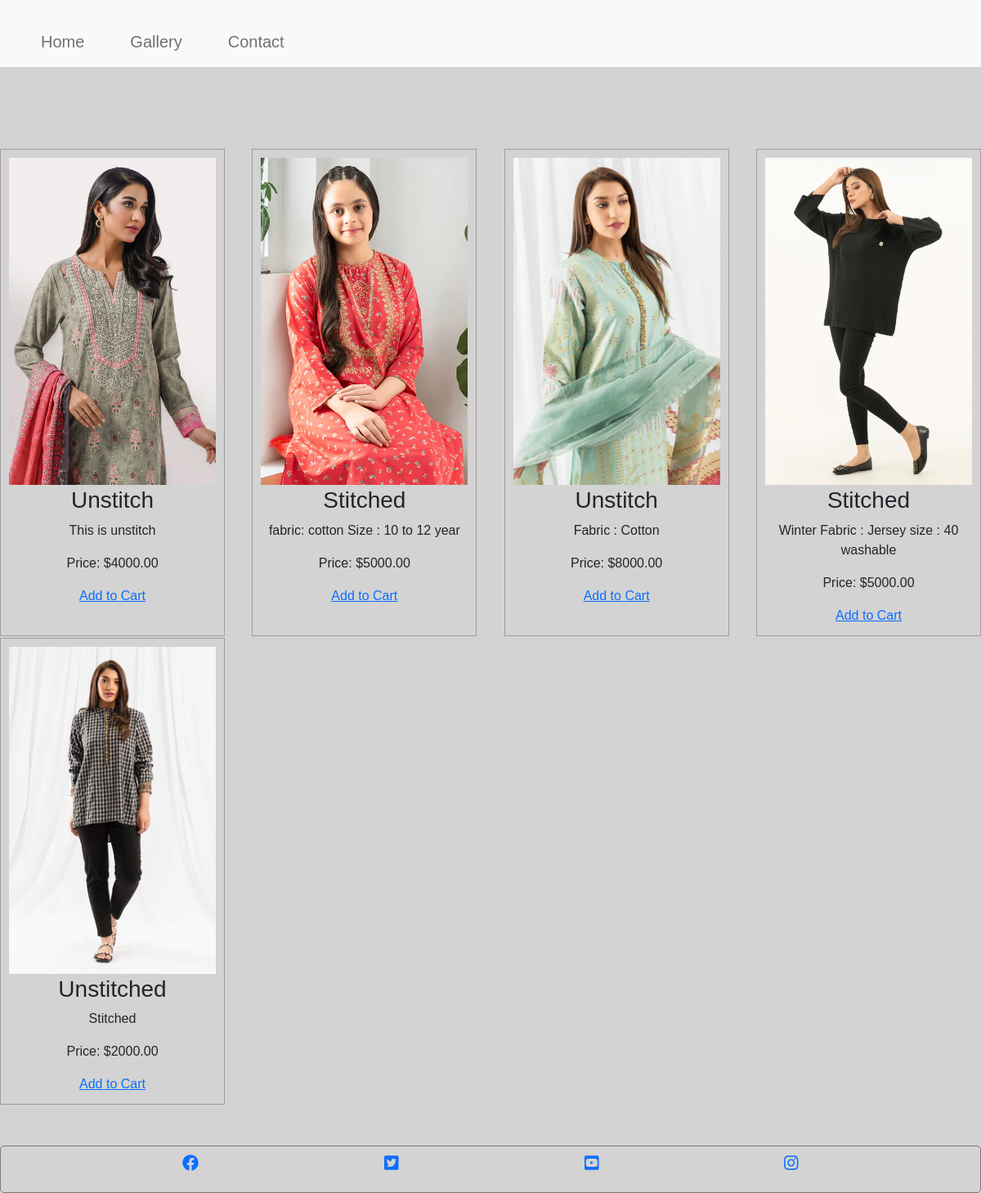
Page /gallery_view/ on the earlier database version.
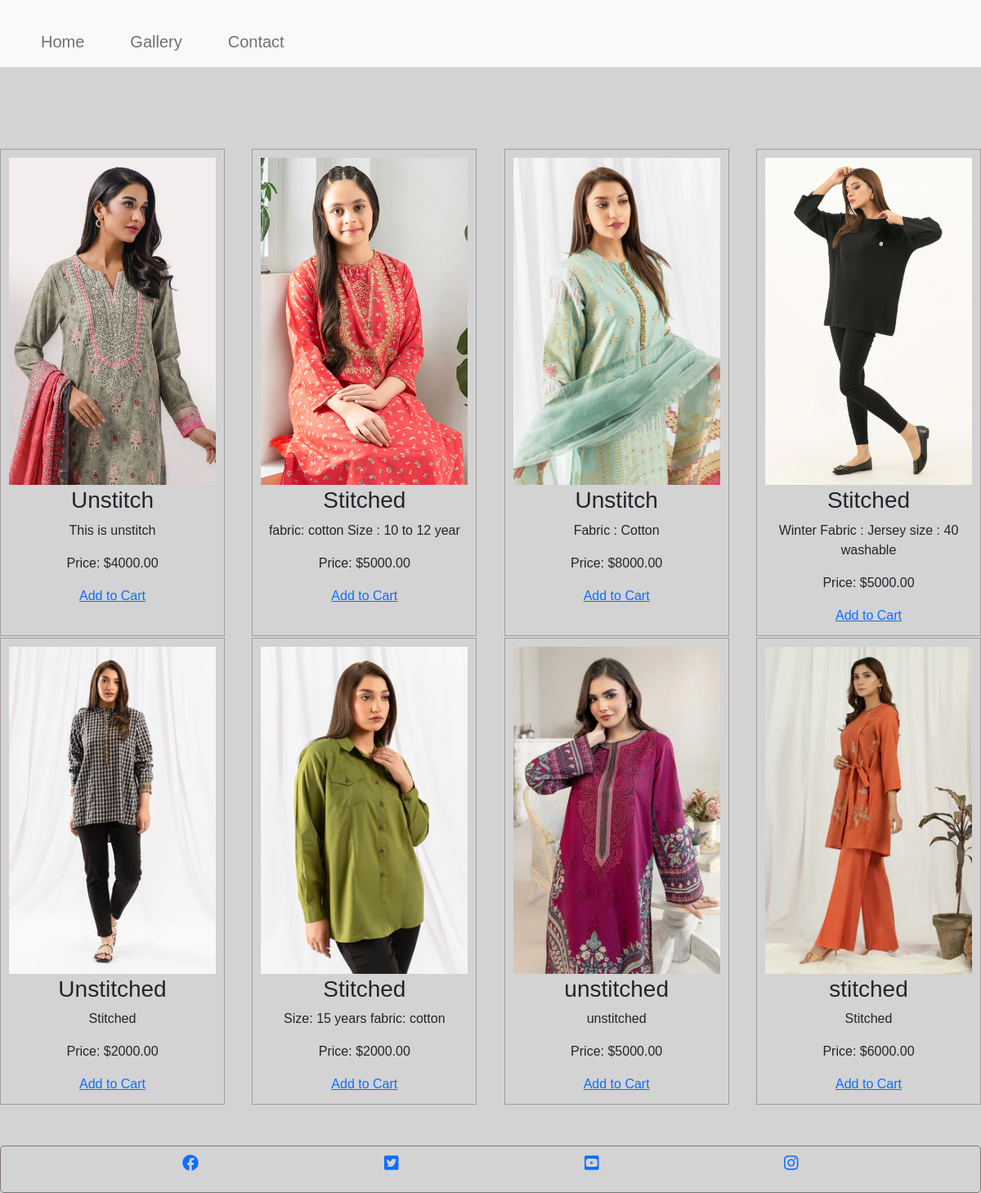
Same page on the later database version.
### home/models.py (models this page shows, shortened)
class Image(models.Model):
    title = models.CharField(max_length=20)
    photo = models.ImageField(upload_to='photos/', blank=True, null=True)  # Example default value 'default_photo.jpg'
    description = models.TextField(null=True)
    price = models.DecimalField(max_digits=10, decimal_places=2, null=True)
    available_quantity = models.IntegerField(default=0)

### home/views.py (the view)
# urls.py: path('gallery_view/', views.gallery_view, name='gallery_view'),
def gallery_view(request):
    photos = Image.objects.all()
    return render(request,"gallery.html", {"photos":photos})

### templates/gallery.html (shortened to what this page needs)
{% load static %}
<!DOCTYPE html>
<html lang="en">
<head>
    <link href="https://cdn.jsdelivr.net/npm/bootstrap@5.0.2/dist/css/bootstrap.min.css" rel="stylesheet">
    <link rel="stylesheet" href="{% static 'css/style.css' %}">
    <link rel="stylesheet" href="https://cdnjs.cloudflare.com/ajax/libs/font-awesome/5.15.2/css/all.min.css">
</head>
<body>
<nav class="navbar navbar-expand-lg navbar-light bg-light">
    <div class="container">
        <div class="collapse navbar-collapse" id="navbarNav">
            <ul class="navbar-nav ml-auto">
                <li class="nav-item">
                    <a class="nav-link" href="{% url 'index_view' %}">Home</a>
                </li>
                <li class="nav-item">
                    <a class="nav-link" href="{% url 'gallery_view' %}">Gallery</a>
                </li>
                <li class="nav-item">
                  <a class="nav-link" href="{% url 'contact_view' %}">Contact</a>
                </li>
            </ul>
        </div>
    </div>
</nav>
    <div class="gallery">
        {% for x in photos %}
        <div class="gallery-item">
                    <img src="{{ x.photo.url }}" class="img-fluid" alt="{{ x.title }}">
                    <div class="item-details">
                    <h3>{{ x.title }}</h3>
                    <p>{{ x.description }}</p>
                <p>Price: ${{ x.price }}</p>
                <a href="{% url 'add_to_cart' product_id=x.id %}">Add to Cart</a>
              </div>
                </div>
                {% endfor %}
    </div>
    <footer>
        <ul id="footer-icon">
          <li>
            <a
              href="https://www.facebook.com/"
              target="_blank"
              rel="noopener"
              aria-label="facebook"
            >
              <i class="fab fa-facebook"></i>
            </a>
          </li>
          <li>
            <a
              href="https://www.twitter.com/"
              target="_blank"
              rel="noopener"
              aria-label="twitter"
            >
              <i class="fab fa-twitter-square"></i>
            </a>
          </li>
          <li>
            <a
              href="https://www.youtube.com/"
              target="_blank"
              rel="noopener"
              aria-label="youtube"
            >
              <i class="fab fa-youtube-square"></i>
            </a>
          </li>
          <li>
            <a
              href="https://www.instagram.com/"
              target="_blank"
              rel="noopener"
              aria-label="instagram"
            >
              <i class="fab fa-instagram"></i>
            </a>
          </li>
        </ul>
    </footer>
</body>
</html>

### static/css/style.css (style rules this page uses)
body { font-family: Arial, sans-serif; margin: 0; padding: 0; background-color:lightgrey; }
.navbar { background-color: #ba0808; }
.navbar-nav .nav-item { margin-right: 40px; font-size: 20px; }
.container { margin-top: 20px; }
.gallery { display: flex; flex-wrap: wrap; gap: 2px; justify-content: space-between; margin-bottom: 50px; margin-top: 100px; }
.gallery-item { width: calc(25% - 25px); padding: 10px; box-shadow:solid 8px #71797E; box-sizing: border-box; border: 1px solid #a49b9b; text-align: center; }
.gallery-item img { width: 100%; object-fit:cover; height: 400px; }
.item-details { padding: 2px; }
footer { border: 1px solid #817474; border-radius: 5px; }
#footer-icon { list-style: none; justify-content: space-evenly; color: #228B22; padding: 0; display: flex; font-size: 20px; }
#footer-icon li { padding: 5px; color: #b91818; }

Differences in the rows shown:
added Image: photo (picture), title "Stitched", description "Size: 15 years fabric: cotton", price "2000.00"
added Image: photo (picture), title "unstitched", description "unstitched", price "5000.00"
added Image: photo (picture), title "stitched", description "Stitched", price "6000.00"
